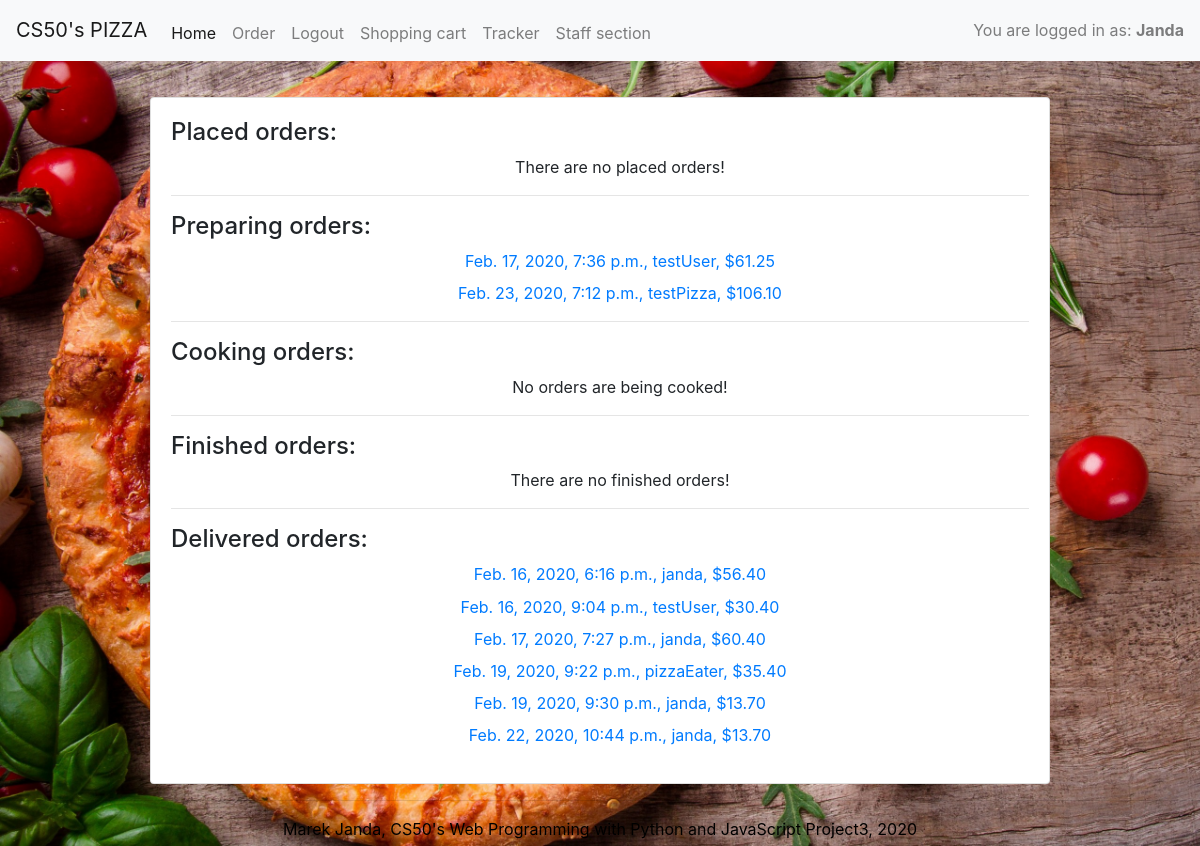
Page /staffpage (signed in) on the committed database.
### orders/models.py (models this page shows, shortened)
class OnlineOrder(models.Model):
    placed = models.DateTimeField('date placed', default=datetime.today())
    customer = models.CharField(max_length=64)
    items = models.ManyToManyField(OrderItem, blank=True, related_name="order")
    total_price = models.FloatField(default=0.00)
    status = models.CharField(max_length=16, default="unplaced")

### orders/views.py (the view)
# urls.py: path('staffpage', views.staffpage, name="staffpage"),
def staffpage(request):
    if request.user.is_staff:
        try:
            placed_orders = OnlineOrder.objects.filter(status ="placed")
        except OnlineOrder.DoesNotExist:
            placed_orders = None
        try:
            preparing_orders = OnlineOrder.objects.filter(status ="preparing")
        except OnlineOrder.DoesNotExist:
            preparing_orders = None
        try:
            cooking_orders = OnlineOrder.objects.filter(status ="cooking")
        except OnlineOrder.DoesNotExist:
            cooking_orders = None
        try:
            finished_orders = OnlineOrder.objects.filter(status ="finished")
        except OnlineOrder.DoesNotExist:
            finished_orders = None
        try:
            delivered_orders = OnlineOrder.objects.filter(status ="delivered")
        except OnlineOrder.DoesNotExist:
            delivered_orders = None
        context = {
            "staff_authenticated": True,
            'placed_orders': placed_orders,
            'preparing_orders': preparing_orders,
            'cooking_orders': cooking_orders,
            'finished_orders': finished_orders,
            'delivered_orders': delivered_orders
        }
        return render(request, 'orders/staffpage.html', context=context)
    else:
        return render(request, 'orders/staffpage.html', context={"staff_authenticated": False})

### orders/templates/orders/staffpage.html
{% extends 'orders/base.html' %}
{% block body %}
    <div class="card card-body staff">
        {% if staff_authenticated %}
            <article>
                <section class="staffview">
                    <h4>Placed orders:</h4>
                    <div class="items">
                        <ul>
                            {% if placed_orders %}
                                {% for order in placed_orders %}
                                    <li><a href="{% url 'order_process' order.id %}">{{ order.placed }}, {{ order.customer }}, ${{ order.total_price|floatformat:2 }}</a></li>
                                {% endfor %}
                            {% else %}
                                There are no placed orders!
                            {% endif %}
                        </ul>
                    </div>
                </section>
                <hr>
                <section class="staffview">
                    <h4>Preparing orders:</h4>
                    <div class="items">
                        <ul>
                            {% if preparing_orders %}
                                {% for order in preparing_orders %}
                                    <li><a href="{% url 'order_process' order.id %}">{{ order.placed }}, {{ order.customer }}, ${{ order.total_price|floatformat:2 }}</a></li>
                                {% endfor %}
                            {% else %}
                                No orders are being prepared!
                            {% endif %}
                        </ul>
                    </div>
                </section>
                <hr>
                <section class="staffview">
                    <h4>Cooking orders:</h4>
                    <div class="items">
                        <ul>
                            {% if cooking_orders %}
                                {% for order in cooking_orders %}
                                    <li><a href="{% url 'order_process' order.id %}">{{ order.placed }}, {{ order.customer }}, ${{ order.total_price|floatformat:2 }}</a></li>
                                {% endfor %}
                            {% else %}
                                No orders are being cooked!
                            {% endif %}
                        </ul>
                    </div>
                </section>
                <hr>
                <section class="staffview">
                    <h4>Finished orders:</h4>
                    <div class="items">
                        <ul>
                            {% if finished_orders %}
                                {% for order in finished_orders %}
                                    <li><a href="{% url 'order_process' order.id %}">{{ order.placed }}, {{ order.customer }}, ${{ order.total_price|floatformat:2 }}</a></li>
                                {% endfor %}
                            {% else %}
                                There are no finished orders!
                            {% endif %}
                        </ul>
                    </div>
                </section>
                <hr>
                <section class="staffview">
                    <h4>Delivered orders:</h4>
                    <div class="items">
                        <ul>
                            {% if delivered_orders %}
                                {% for order in delivered_orders %}
                                    <li><a href="{% url 'order_process' order.id %}">{{ order.placed }}, {{ order.customer }}, ${{ order.total_price|floatformat:2 }}</a></li>
                                {% endfor %}
                            {% else %}
                                There are no finished orders!
                            {% endif %}
                        </ul>
                    </div>
                </section>
            </article>
        {% else %}
            Sorry, you are not authorized to view this page!
        {% endif %}
    </div>
{% endblock %}

### orders/templates/orders/base.html (shortened to what this page needs)
{% load static %}
<!DOCTYPE html>
<html>
    <head>
        <link rel="stylesheet" href="{% static 'orders/styles.css' %}"/>
        <link rel="stylesheet" href="https://stackpath.bootstrapcdn.com/bootstrap/4.4.1/css/bootstrap.min.css">
    </head>
    <body background="{% static 'orders/background_image.jpg' %}">
        <nav class="navbar navbar-expand-lg navbar-light bg-light">
            <a class="navbar-brand" href="">CS50's PIZZA</a>
            <div class="collapse navbar-collapse" id="navbarText">
              <ul class="navbar-nav mr-auto">
                {% if user.is_authenticated %}
                    <li class="nav-item active">
                        <a class="nav-link" href="{% url 'homepage' %}">Home <span class="sr-only">(current)</span></a>
                    </li>
                    <li class="nav-item">
                        <a class="nav-link" href="{% url 'order' %}">Order</a>
                    </li>
                    <li class="nav-item">
                        <a class="nav-link" href="{% url 'logout' %}">Logout</a>
                    </li>
                    <li>
                        <a class="nav-link" href="{% url 'shopping_cart' %}">Shopping cart</a>
                    </li>
                    <li>
                        <a class="nav-link" href="{% url 'tracker' %}">Tracker</a>
                    </li>
                    {% if user.is_staff %}
                        <li>
                            <a class="nav-link" href="{% url 'staffpage' %}">Staff section</a>
                        </li>
                    {% endif %}
                </ul>
                <span class="navbar-text">
                    You are logged in as: <strong>{{ user.username|title }}</strong>
                </span>
                {% endif %}
            </div>
          </nav>
        {% block body %}
        {% endblock %}
        <footer>
            <hr>
            Marek Janda, CS50's Web Programming with Python and JavaScript Project3, 2020
       </footer>
    </body>
</html>

### orders/static/orders/styles.css (style rules this page uses)
body, html { font-family: Arial, Helvetica, sans-serif, Times, serif; background-size: cover; }
footer { vertical-align: bottom; width: 100%; padding-bottom: 5px; font-size: 1rem; color: black; text-align: center; }
li, ul { list-style-type: none; text-align: center; }
li { margin-top: 1%; }
.card { border: 10px solid gray; }
.staff { width: 75%; margin-left: 12.5%; margin-top: 3%; padding: 0.3rem; text-align: left; }

### rows in the picture
OnlineOrder: placed "Feb. 17, 2020, 7:36 p.m.", customer "testUser", total_price "61.25"
OnlineOrder: placed "Feb. 23, 2020, 7:12 p.m.", customer "testPizza", total_price "106.10"
OnlineOrder: placed "Feb. 16, 2020, 6:16 p.m.", customer "janda", total_price "56.40"
OnlineOrder: placed "Feb. 16, 2020, 9:04 p.m.", customer "testUser", total_price "30.40"
OnlineOrder: placed "Feb. 17, 2020, 7:27 p.m.", customer "janda", total_price "60.40"
OnlineOrder: placed "Feb. 19, 2020, 9:22 p.m.", customer "pizzaEater", total_price "35.40"
OnlineOrder: placed "Feb. 19, 2020, 9:30 p.m.", customer "janda", total_price "13.70"
OnlineOrder: placed "Feb. 22, 2020, 10:44 p.m.", customer "janda", total_price "13.70"

### other values in the picture
{{ user.username|title }} "Janda"
